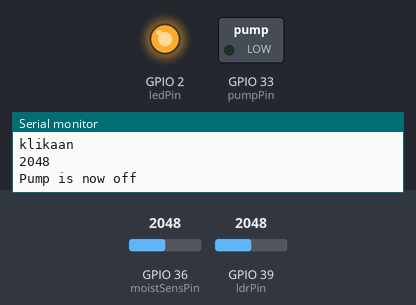
The program below on a simulated ESP32. Shown: switched loads named in the program (green lamp = pin HIGH), output pins drawn as LEDs (lit = HIGH), the last lines printed to the serial monitor. The test bench sets the inputs (shaded band); at power-on: GPIO 36 (moistSensPin) = 2048, GPIO 39 (ldrPin) = 2048. WiFi joins after 1.5 s; servers stay silent unless stated; pins used as bus, display or sensor lines are not drawn.

Above: at 3.0 s.
3.1 s: GPIO 36 (moistSensPin) set to 1616
4.9 s: GPIO 36 (moistSensPin) set to 1489
At 6.8 s:
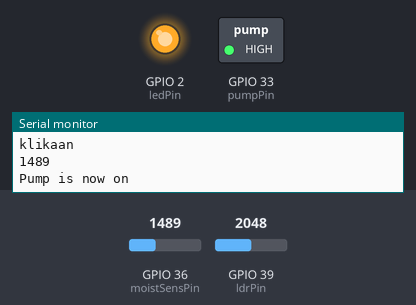
7.1 s: GPIO 39 (ldrPin) set to 2300
9.2 s: GPIO 39 (ldrPin) set to 2394
At 10.7 s:
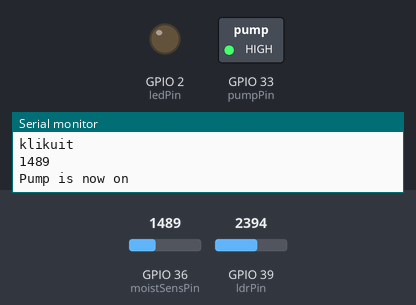
11.4 s: GPIO 39 (ldrPin) set to 2310
At 12.4 s:
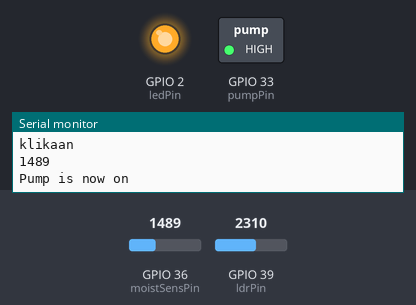
13.3 s: GPIO 39 (ldrPin) set to 2390
At 15.2 s:
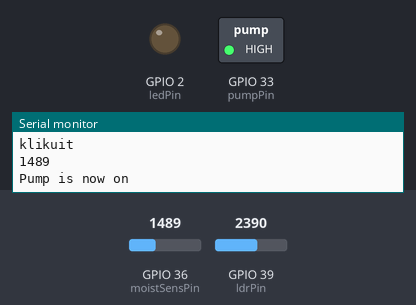
Timing chart, 0 to 16.2 s (numbered marks = the images above; inputs shaded):
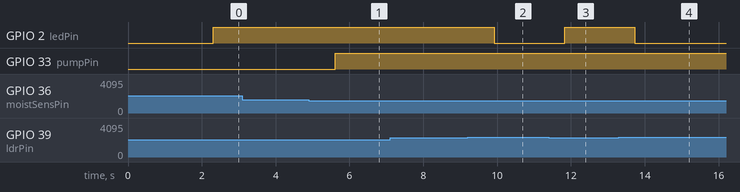

Measured:
- the behaviour switches between 1551 and 1550 on GPIO 36 (moistSensPin) (found by bisection; images 0 and 1)
- the behaviour switches between 2350 and 2351 on GPIO 39 (ldrPin) (found by bisection; images 1 and 2)
- after the input at 4.9 s, GPIO 33 (pumpPin): LOW → HIGH after 0.71 s
- after the input at 9.2 s, GPIO 2 (ledPin): HIGH → LOW after 0.72 s
- after the input at 11.4 s, GPIO 2 (ledPin): LOW → HIGH after 0.43 s
- after the input at 13.3 s, GPIO 2 (ledPin): HIGH → LOW after 0.43 s

The program:

main.cpp
```cpp
// Template ID, Device Name and Auth Token are provided by the Blynk.Cloud
// See the Device Info tab, or Template settings
#define BLYNK_TEMPLATE_ID "TMPLQf1ywiaq"
#define BLYNK_DEVICE_NAME "Quickstart Device"
#define BLYNK_AUTH_TOKEN "zycYQ3ZSEkmhrzC8rgpiOYlLXJttoZKh"

// Comment this out to disable prints and save space
#define BLYNK_PRINT Serial
#include <Arduino.h>
#include <WiFi.h>
#include <WiFiClient.h>
#include <BlynkSimpleEsp32.h>

char auth[] = BLYNK_AUTH_TOKEN;

// Your WiFi credentials.
// Set password to "" for open networks.
char ssid[] = "Simons1";
char pass[] = "Simons2804";

BlynkTimer timer;

#include "switchKaKu.h"
#define TRANSMITTERID1 29012000 //Dit ID nog controleren met wat is geprogrammeerd
#define rfPin 25
#define ledPin 2

const int ldrPin = 39;

int pumpPin = 33;
int moistSensPin = 36;
int moistValue = 0;

int lightInitial;
int lightValue;

BLYNK_WRITE(V0)

{
  if (param.asInt() == 1)
  {
    digitalWrite(ledPin, HIGH);
    {
      // led aan
    }
  }
  else
  {
    digitalWrite(ledPin, LOW);
  }
}

void myTimerEvent()
{
  // You can send any value at any time.
  // Please don't send more that 10 values per second.
  Blynk.virtualWrite(V2, moistValue);
  Blynk.virtualWrite(V3, lightValue);
}

//setup code only runs once at startup
void setup()
{

  Serial.begin(9600); //start a serial connection with a baud rate of 9600

  Blynk.begin(auth, ssid, pass);

  timer.setInterval(1000L, myTimerEvent);
  // Serial.println(F("DHT11"));

  //dht.begin();

  pinMode(ldrPin, INPUT); //define ldrPin as INPUT since we want to read it
  pinMode(ledPin, OUTPUT);
  pinMode(pumpPin, OUTPUT);
  lightInitial = analogRead(ldrPin);

  // switchKaku(rfPin, TRANSMITTERID1, 1, 1, true, 3);
}

//loop runs all the time over and over again

void loop()
{

  Blynk.run();
  timer.run();
  // delay(100);
  //switchKaku(rfPin, TRANSMITTERID1, 1, 1, true, 3);

  moistValue = analogRead(moistSensPin);
  Serial.println(moistValue);

  if (moistValue <= 1550) //waarde moet nog precies gedefineerd worden
  {
    Serial.println("Pump is now on");
    digitalWrite(pumpPin, HIGH);
    delay(500);
  }

  else
  {
    Serial.println("Pump is now off");
    digitalWrite(pumpPin, LOW);
    delay(500); //delay kan eventueel worden weg gelaten
  }

  //Ledlamp gaat aan onder een bepaalde waarde

  lightValue = analogRead(ldrPin);
  Serial.println(lightValue);
  if (lightValue <= 2350)
  {
    digitalWrite(ledPin, HIGH);                       //turn on light
    switchKaku(rfPin, TRANSMITTERID1, 1, 1, true, 3); //turn on klikaanklikuit
    Serial.println("klikaan");
  }
  else
  {
    digitalWrite(ledPin, LOW);                         //turn off light
    switchKaku(rfPin, TRANSMITTERID1, 1, 1, false, 3); //turn off klikaanklikuit
    Serial.println("klikuit");
  }

  delay(200); //wait 200ms
}
```
